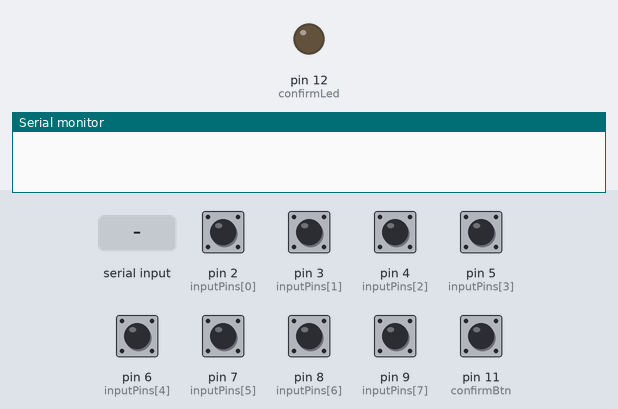
The sketch below on a simulated Arduino Uno, built with avr-gcc and run on an emulated ATmega328P. On the bench: output pins drawn as LEDs (lit = HIGH), the last lines printed to the serial monitor. The inputs (shaded band) are chosen by the test bench; at power-on: pin 2 (inputPins[0]), pin 3 (inputPins[1]), pin 4 (inputPins[2]), pin 5 (inputPins[3]), pin 6 (inputPins[4]), pin 7 (inputPins[5]), pin 8 (inputPins[6]), pin 9 (inputPins[7]), pin 11 (confirmBtn) HIGH. EEPROM starts erased.

Above: at 1.2 s.
1.3 s: pin 2 (inputPins[0]) pulled LOW for 0.15 s
At 2.5 s:
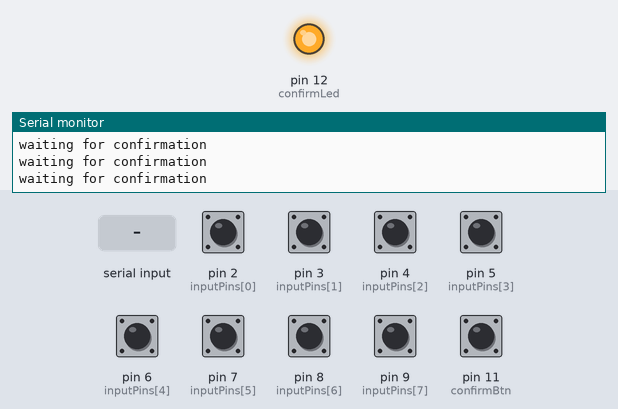
2.9 s: pin 11 (confirmBtn) pulled LOW for 0.15 s
At 3.11 s:
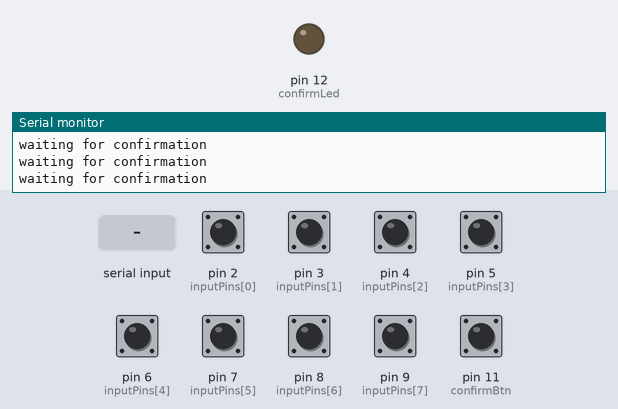
5.9 s: "S\n" received over Serial
Timing chart, 0 to 8.9 s (numbered marks = the images above; inputs shaded):
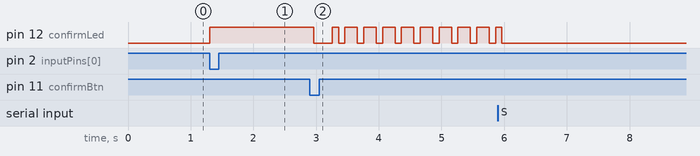

The sketch:

vm_final.ino
```cpp
#include <EEPROM.h>

int inputPins[8] = { 2, 3, 4, 5, 6, 7, 8, 9 };
int votes[8];
int currInput[8];

int confirmLed = 12, confirmBtn = 11;  //11

String names[8];

int eepromAdd = 0;
int setAdd = 100;

void setup() {
  Serial.begin(9600);

  //setting pins 2-9 as input for the buttons
  for (int i = 0; i < 8; i++) {
    pinMode(inputPins[i], INPUT_PULLUP);
  }

  //setting pin 10 and 11 as output for the buzzers and 12 as input for confirmation
  pinMode(confirmBtn, INPUT_PULLUP);
  pinMode(confirmLed, OUTPUT);

  //write to identifying address to eeprom as not set
  saveStateToEEPROM();
}

void loop() {
  //getting user commands
  if (Serial.available() > 0) {
    char c = Serial.read();
    if (c == 'S') {
      setCandidateNames();
    } else if (c == 'A') {
      showAll();
    } else if (c == 'W') {
      calculateWinner();
    } else if (c == 'C') {
      clearData();
    }
  }

  //checking if candidates name has been set
  if (hasZeroInEEPROM()) {
    //debugging
    digitalWrite(confirmLed, HIGH);
    delay(100);
    digitalWrite(confirmLed, LOW);
    delay(100);
    digitalWrite(confirmLed, HIGH);
    delay(100);
    digitalWrite(confirmLed, LOW);

    Serial.println("Candidates name not set!");
  } else {

    // gettin input from each button
    for (int i = 0; i < 8; i++) {
      currInput[i] = digitalRead(inputPins[i]);
    }

    //loops over the current states of the button
    for (int i : currInput) {

      if (i == LOW) {
        int t;
        EEPROM.get(setAdd + (i * sizeof(int)), t);
        if (t == 2) {
          //temporary blink set up for debugging
          digitalWrite(confirmLed, HIGH);
          delay(200);
          digitalWrite(confirmLed, LOW);
          continue;

        } else {

          digitalWrite(confirmLed, HIGH);

          // waiting confirmation
          while (digitalRead(confirmBtn) == HIGH) {
            char c = Serial.read();
            if (c == 'O') {
              break;
            }
            Serial.println("waiting for confirmation");
          }

          votes[i] += 1;
          storeToEEPROM();

          if (digitalRead(confirmBtn) == LOW) {
            digitalWrite(confirmLed, LOW);
          }

          //debug
          // Serial.print(i);
          // Serial.print(":");
          // Serial.println(votes[i]);

          delay(300);
          break;
        }
      }
    }
  }
}

//additional methods
void storeToEEPROM() {

  for (int i = 0; i < 8; i++) {
    EEPROM.put(eepromAdd, votes[i]);
    eepromAdd += sizeof(int);
  }

  eepromAdd = 0;
}

void clearEEPROM() {

  for (int i = 0; i < 8; i++) {
    EEPROM.put(eepromAdd, 0);
    eepromAdd += sizeof(int);
  }

  eepromAdd = 0;
}

void getFromEEPROM() {

  for (int i = 0; i < 8; i++) {
    votes[i] = EEPROM.read(eepromAdd);
    eepromAdd += sizeof(int);
  }

  eepromAdd = 0;
}

void saveStateToEEPROM() {
  for (int i = setAdd; i < setAdd + (sizeof(int) * 8); i += (sizeof(int))) {
    if (names[i] == NULL) {
      EEPROM.write(setAdd, 0);
    } else if (names[i].equals("nil")) {
      EEPROM.write(setAdd, 2);
    } else {
      EEPROM.write(setAdd, 1);
    }
  }
  setAdd = 0;
}

bool hasZeroInEEPROM() {
  for (int i = setAdd; i < setAdd + (sizeof(int) * 8); i += (sizeof(int))) {
    if (EEPROM.read(i) == 0) {
      return true;
    }
  }
  setAdd = 0;
  return false;
}

void setCandidateNames() {
  Serial.readStringUntil('\n'); // Because the command will send a '\n'

  //getting name of each candidate, nil for no candidate
  for (int i = 0; i < 8; i++) {
    Serial.print("Candidate ");
    Serial.print(i + 1);
    Serial.print(": ");

    while (Serial.available() == 0) {}

    String s = Serial.readStringUntil('\n');
    if (s.equals("")) {
      names[i] = "nil";
    } else {
      names[i] = s;
    }
    Serial.println(names[i]);
  }

  saveStateToEEPROM();
  Serial.println("Inputs set");
}

//displays each candidate and their votes
void showAll() {
  getFromEEPROM();
  for (int i = 0; i < 8; i++) {
    String s = "Candidate ";
    s += i + 1;
    s += ":";
    s += votes[i];

    Serial.println(s);
  }
}

//sorts the votes and shows the winners
void calculateWinner() {
  getFromEEPROM();

  int winner = 0;
  for (int i = 0; i < 8; i++) {
    if (votes[i] > votes[winner]) {
      winner = i;
    }
  }
  ///handle ties

  Serial.print("Winner : ");
  Serial.print("Candidate ");
  Serial.print(winner + 1);
  Serial.print(" - ");
  Serial.println(votes[winner]);
}

//Clears all data to use the machine for the next election
void clearData() {
  Serial.print("Press 'Y' to clear all data or 'N' to cancel");

  delay(1000);
  while (Serial.available() == 0) {}

  char c = Serial.read();
  if (c == 'Y') {

    for (int i = 0; i < 8; i++) {
      EEPROM.put(eepromAdd, 0);
      eepromAdd += sizeof(int);
      EEPROM.put(setAdd, 0);
      setAdd += sizeof(int);
    }

    eepromAdd = 0;
    setAdd = 0;

    Serial.println("Cleared all data");
  } else if (c == 'N') {
    Serial.println("Did not clear data");
  }
}
```

Measured:
- after the input at 1.3 s, pin 12 (confirmLed): LOW → HIGH at once
- after the input at 2.9 s, pin 12 (confirmLed): goes LOW 0.30 s, HIGH 0.10 s, 8 × (LOW 0.10 s, HIGH 0.20 s), LOW 0.10 s, then HIGH, starting after 0.06 s
